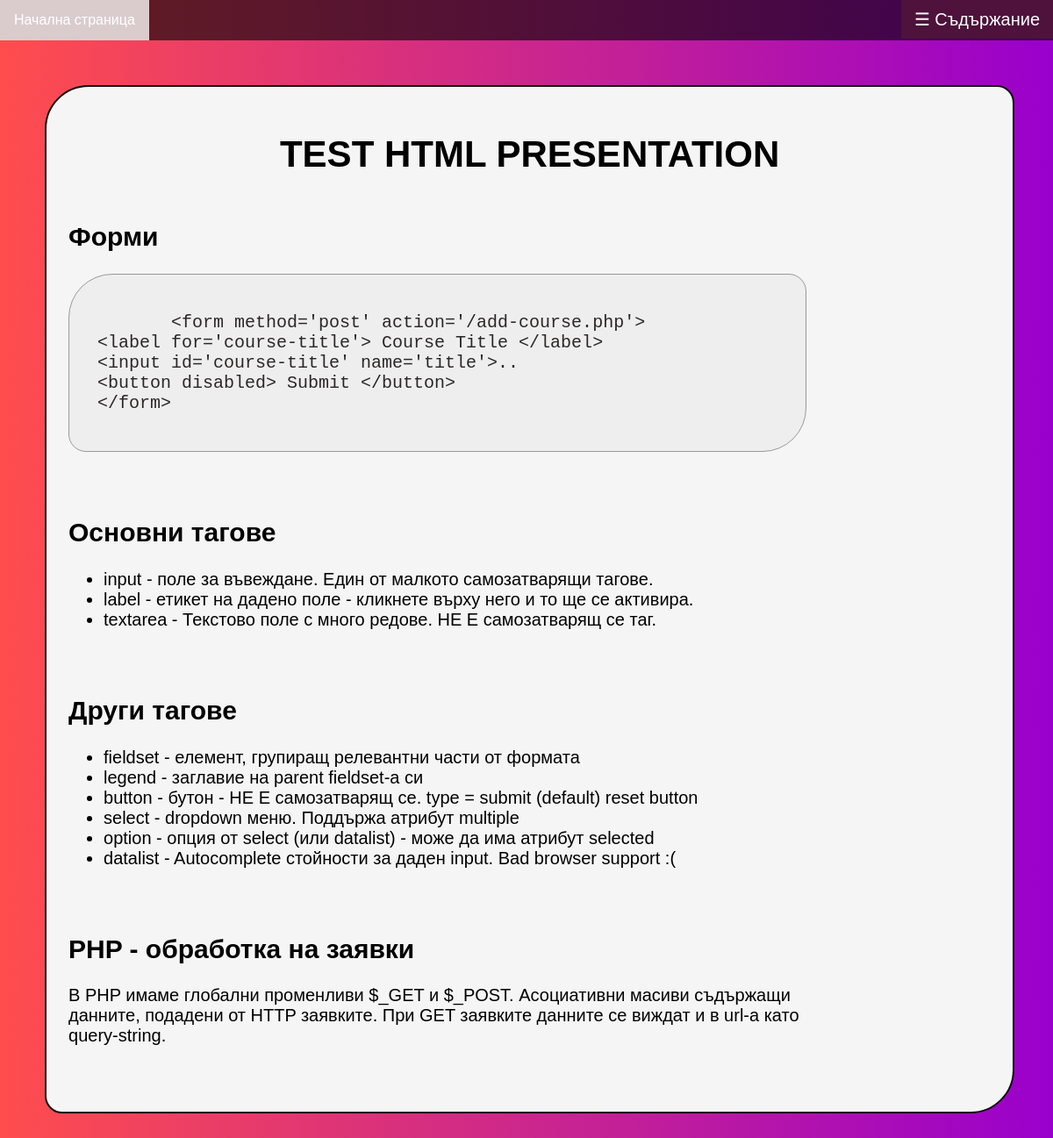
Page /views/presentation-with-slides.php?id=1 on the committed database.
### tables this page shows
CREATE TABLE `presentations` (
  `id` int PRIMARY KEY AUTO_INCREMENT,
  `name` varchar(255),
  `category_id` int,
  `path` varchar(255)
);

CREATE TABLE `slides` (
  `id` int PRIMARY KEY AUTO_INCREMENT,
  `presentation_id` int,
  `heading` varchar(255),
  `text_area` varchar(255) DEFAULT NULL,
  `list_json` json DEFAULT NULL,
  `codeblock` text DEFAULT NULL,
  `photo` varchar(255) DEFAULT NULL,
  `ordering` int,
  `type_id` int
);

### db/Database.php (called while the page is built, shortened)
<?php
class Database
{
    private $connection;
    public function __construct() {
        try {
        $dbhost = "localhost";
        $dbName = "Presentations_generator";
        $userName = "root";
        $userPassword = "";
        $this->connection = new \PDO("mysql:host=$dbhost;dbname=$dbName", $userName, $userPassword,
            [
                \PDO::MYSQL_ATTR_INIT_COMMAND => "SET NAMES utf8",
            ]);
        } catch(\PDOException $error) {
            echo "Problem with db query  - " . $error->getMessage();
            die("Failed to connect to database");
        }
    }
    public function getConnection() {
        return $this->connection;
    }
}

### dao/SlideDao.php (called while the page is built, shortened)
<?php
include_once '../db/Database.php';
include_once '../models/TextSlide.php';
include_once '../models/CodeSlide.php';
include_once '../models/ListSlide.php';
include_once '../models/BaseSlide.php';
class SlideDao
{
    private static $db = null;
    public function __construct()
    {
        self::$db = new Database();
    }
    public function getSlidesByPresentationId($presentation_id)
    {
        try {
            $sql = "SELECT id, presentation_id, heading, text_area, list_json, codeblock, photo, ordering, type_id
                    FROM slides
                    WHERE presentation_id = :presentation_id";
            $stmt = self::$db->getConnection()->prepare($sql);
            $stmt->execute(['presentation_id' => $presentation_id]);
            $slides = array();
            while ($row = $stmt->fetch(\PDO::FETCH_ASSOC)) {
                switch ($row['type_id']) {
                    case 1:
                        $slide = new TextSlide($row['id'], $row['presentation_id'], $row['heading'], $row['ordering'], $row['text_area']);
                        $slides[] = $slide;
                    break;
                    case 2:
                        $slide = new ListSlide($row['id'], $row['presentation_id'], $row['heading'], $row['ordering'], $row['list_json']);
                        $slides[] = $slide;
                    break;
                    case 3:
                        $slide = new CodeSlide($row['id'], $row['presentation_id'], $row['heading'], $row['ordering'], $row['codeblock']);
                        $slides[] = $slide;
                    break;
                }
            }
        } catch (\PDOException $e) {
            throw $e;
        }
        usort($slides, function($a, $b) {return strcmp($a->getOrdering(), $b->getOrdering());});
        return $slides;
    }
}

### controllers/PresentationController.php (called while the page is built, shortened)
<?php
class PresentationController {
    private static $slideDao = null;
    private static $presentationDao = null;
    public function __construct() {
        self::$slideDao = new SlideDao();
        self::$presentationDao = new PresentationDao();
    }
    public function constructPresentationContent($presentationId) {
        $presentation = self::$presentationDao->getPresentationById($presentationId);
        $slides = self::$slideDao->getSlidesByPresentationId($presentationId);
        usort($slides, function($a, $b) {return strcmp($a->getOrdering(), $b->getOrdering());});
        $content = '';
        foreach ($slides as $slide) {
            $content = $content . '<li><a href="#'.$slide->getId().'">'. $slide->getHeading() .'</a></li>';
        }
        return $content;
    }
    public function getPresentationIdFromUrl() {
        $queries = array();
        parse_str($_SERVER['QUERY_STRING'], $queries);
        $id = $queries['id'];
        return $id;
    }
}

### dao/PresentationDao.php (called while the page is built, shortened)
<?php
include_once '../db/Database.php';
include_once '../models/Presentation.php';
include_once 'CategoryDao.php';
class PresentationDao
{
    private static $db = null;
    private static $categoryDao = null;
    public function __construct()
    {
        self::$db = new Database();
        self::$categoryDao = new CategoryDao();
    }
    public function getPresentationById($id)
    {
        try {
            $sql = "SELECT id, name, category_id, path
                    FROM presentations
                    WHERE id = :id";
            $stmt = self::$db->getConnection()->prepare($sql);
            $stmt->execute(['id' => $id]);
            $row = $stmt->fetch(\PDO::FETCH_ASSOC);
            $categoryFromDb = self::$categoryDao->getCategoryById($row['category_id']);
            $presentation = new Presentation($row["id"], $row["name"], $categoryFromDb->getName(), $row["path"]);
        } catch (\PDOException $e) {
            throw $e;
        }
        return $presentation;
    }
}

### dao/CategoryDao.php (called while the page is built, shortened)
<?php
include_once '../db/Database.php';
include_once '../models/Category.php';
class CategoryDao
{
    private static $db;
    public function __construct()
    {
        self::$db = new Database();
    }
    public static function getCategoryById($id)
    {
        try {
            $sql = "SELECT id, name
                    FROM categories
                    WHERE id = :id";
            $stmt = self::$db->getConnection()->prepare($sql);
            $stmt->execute(['id' => $id]);
            $row = $stmt->fetch(\PDO::FETCH_ASSOC);
            $category = new Category($row["id"], $row["name"]);
        } catch (\PDOException $e) {
            throw $e;
        }
        return $category;
    }
}

### models/Category.php (called while the page is built, shortened)
<?php
class Category {
    private $name;
    public function __construct($id, $name) {
        $this->name = $name;
    }
    public function getName() {
        return $this->name;
    }
}

### models/Presentation.php (called while the page is built, shortened)
<?php
class Presentation {
    private $name;
    public function __construct($id, $name, $category, $pathToFile) {
        $this->name = $name;
    }
    public function getName() {
        return $this->name;
    }
}

### models/BaseSlide.php (called while the page is built, shortened)
<?php
class BaseSlide {
    private $id;
    private $heading;
    private $ordering;
    public function __construct($id, $presentationId, $heading, $ordering) {
        $this->id = $id;
        $this->heading = $heading;
        $this->ordering = $ordering;
    }
    public function getId() {
        return $this->id;
    }
    public function getHeading() {
        return $this->heading;
    }
    public function getOrdering() {
        return $this->ordering;
    }
}

### models/ListSlide.php (the view, shortened to what this page needs)
<?php
include_once 'BaseSlide.php';
class ListSlide extends BaseSlide implements Slide {
    private $list;
    public function __construct($id, $presentationId, $heading, $ordering, $list) {
        $this->list = $list;
    }
    public function getList() {
        $listJson = json_decode($this->list, true);
        return $listJson;
    }
    private function getListAsHtml() {
        $content = '';
        foreach($this->getList() as $item){
          $content = $content . '<li>'.$item.'</li>';
        }
        return $content;
    }
    public function getHtmlLayout() {
        return '<section class="slide" id="'.$this->getId().'">
        <h2>' . $this->getHeading() . '</h2>
        <div class="list">
        <ul>'
        .
        $this->getListAsHtml()
        .
        '</ul>
        </div>
     </section>';
    }
}

### views/presentation-with-slides.php (shortened to what this page needs)
<?php
    include '../dao/PresentationDao.php';
    include '../dao/SlideDao.php';
    include '../controllers/PresentationController.php';
    $presentationDao = new PresentationDao();
    $slideDao = new SlideDao();
    $presentationController = new PresentationController();
    $presentationId = $presentationController->getPresentationIdFromUrl();
    $presentation = $presentationDao->getPresentationById($presentationId);
    $slides = $slideDao->getSlidesByPresentationId($presentationId);
    $presentationContent = $presentationController->constructPresentationContent($presentationId);
?>
<!DOCTYPE html>
<html>
<head>
    <link rel="stylesheet" href="../css/presentation-with-slides.css" />
</head>
<body>
<div id="main">
    <div class="content">
    <h1 class="heading"><?php echo $presentation->getName(); ?></h1>
	<?php foreach ($slides as $slide) {?>
        <div><?php echo $slide->getHtmlLayout(); ?></div>
    <?php } ?>
    </div>
</div>
</body>
</html>

### models/CodeSlide.php (shortened to what this page needs)
<?php
include_once 'BaseSlide.php';
class CodeSlide extends BaseSlide implements Slide {
    private $codeBlock;
    public function __construct($id, $presentationId, $heading, $ordering, $codeBlock) {
        $this->codeBlock = $codeBlock;
    }
    public function getCodeBlock() {
        return htmlentities($this->codeBlock);
    }
    public function getHtmlLayout() {
        return '<section class="slide" id="'.$this->getId().'">
        <h2>' . $this->getHeading() . '</h2>
        <div class="codeSlide">
        <pre class="code">
        <code>
        ' .
        $this->getCodeBlock()
         .
        '</code>
        </pre>
        </div>
     </section>';
    }
}

### models/TextSlide.php (shortened to what this page needs)
<?php
include_once 'BaseSlide.php';
class TextSlide extends BaseSlide implements Slide {
    private $text;
    public function __construct($id, $presentationId, $heading, $ordering, $text) {
        $this->text = $text;
    }
    public function getText() {
        return $this->text;
    }
    public function getHtmlLayout() {
        return '<section class="slide" id="'.$this->getId().'">
        <h2>' . $this->getHeading() . '</h2>
        <p>' .  $this->getText() . '</p>
     </section>';
    }
}

### css/presentation-with-slides.css (style rules this page uses)
body { background-color: #ff4d4d; background-image: linear-gradient(to right, #ff4d4d, #9900cc); font-family: "Verdana", sans-serif; margin: 0; }
nav > ul { list-style-type: none; margin: 0; padding: 0; overflow: hidden; background-color: #ff4d4d; background-image: linear-gradient(to right, #ff4d4d, #9900cc); background: rgba(0, 0, 0, 0.6); }
nav > ul > li { float: left; }
nav > ul > li a { display: block; color: white; text-align: center; padding: 14px 16px; text-decoration: none; }
.openbtn { font-size: 20px; cursor: pointer; background-color: #4e123c; color: white; padding: 10px 15px; border: none; }
.heading { color: rgb(0, 0, 0); text-align: center; font-weight: 900; font-size: 42px; text-transform: uppercase; }
#main { transition: margin-right 0.5s; padding: 16px; }
.content { background-color: whitesmoke; width: 90%; margin: 3%; border: 2px solid rgb(14, 13, 13); padding: 25px; border-radius: 50px 20px; }
.code { background-color: #eee; border: 1px solid #999; border-radius: 50px 20px; color: rgb(43, 39, 39); display: block; padding: 20px; overflow-wrap: break-word; }
.slide { display: block; margin-bottom: 30px; max-width: 80%; overflow-x: auto; font-size: 20px; }

### rows in the picture
presentations: name "TEST HTML PRESENTATION"
slides: heading "Форми", codeblock "<form method='post' action='/add-course.php'> <label for='course-title'> Course Title </label> <input id='course-title' name='title'>.. <button disabled> Submit </button> </form>"
slides: heading "Основни тагове", list_json "input - поле за въвеждане. Един от малкото самозатварящи тагове. label - етикет на дадено поле - кликнете върху него и то ще се активира. textarea - Текстово поле с много редове. НЕ Е самозатварящ се таг."
slides: heading "Други тагове", list_json "fieldset - елемент, групиращ релевантни части от формата legend - заглавие на parent fieldset-а си button - бутон - НЕ Е самозатварящ се. type = submit (default) reset button select - dropdown меню. Поддържа атрибут multiple option - опция от select (или datalist) - може да има атрибут selected datalist - Autocomplete стойности за даден input. Bad browser support :("
slides: heading "PHP - обработка на заявки", text_area "В PHP имаме глобални променливи $_GET и $_POST. Асоциативни масиви съдържащи данните, подадени от HTTP заявките. При GET заявките данните се виждат и в url-a като query-string."
